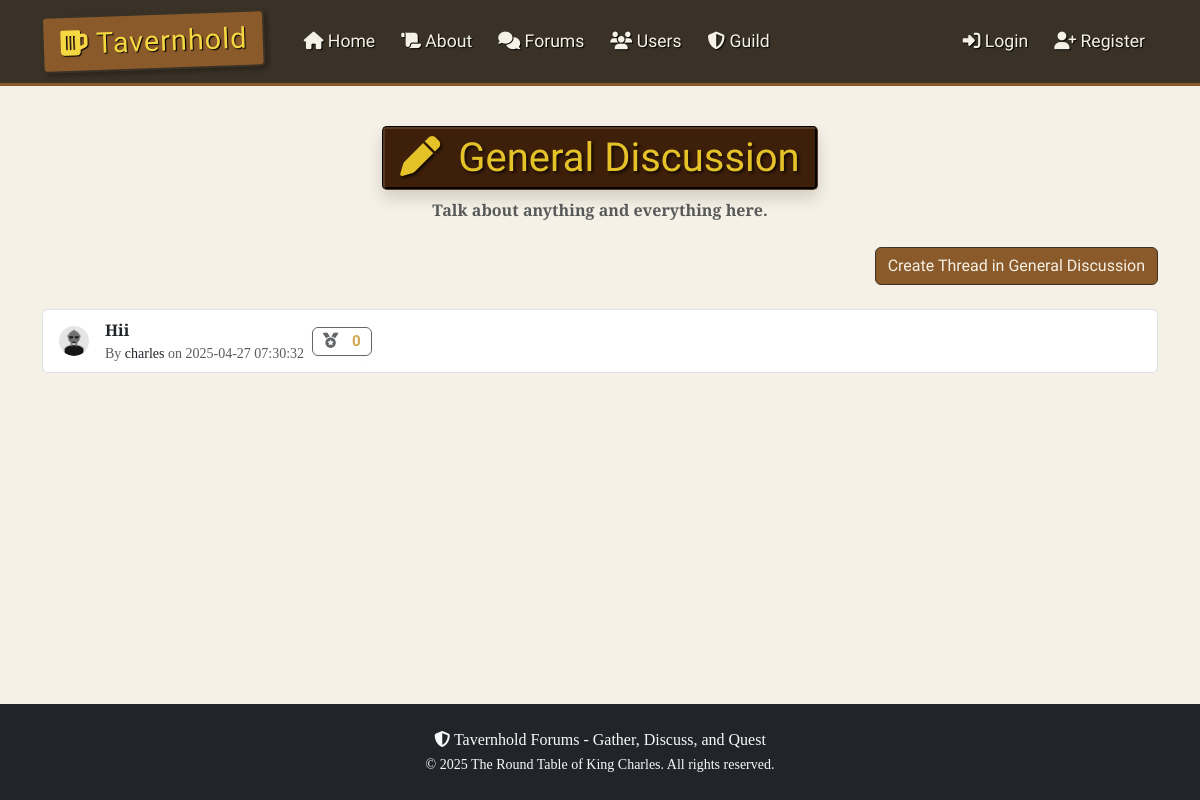
Page /forums/General Discussion on the committed database.
### thforums/models.py (models this page shows, shortened)
class Thread(db.Model):
    id = db.Column(db.Integer, primary_key=True)  # unique id for each thread
    title = db.Column(db.String(100), nullable=False)  # thread title
    date_posted = db.Column(db.DateTime, nullable=False, default=datetime.utcnow)  # timestamp of thread creation
    content = db.Column(db.Text, nullable=False)  # thread content
    user_id = db.Column(db.Integer, db.ForeignKey("user.id"), nullable=False)  # foreign key linking to the user who created the thread
    category = db.Column(db.String(50), nullable=False)  # category of the thread
    replies = db.relationship("Reply", backref="thread", lazy=True)  # relationship to replies in the thread
    edited = db.Column(db.Boolean, default=False)  # flag to indicate if the thread was edited
    last_edited = db.Column(db.DateTime)  # timestamp of the last edit
    commends = db.relationship("Commend", backref="thread", lazy=True, primaryjoin="Thread.id==Commend.thread_id")
    def commend_count(self):
        return len([c for c in self.commends if c.thread_id == self.id])

class User(db.Model, UserMixin):
    id = db.Column(db.Integer, primary_key=True)  # unique id for each user
    username = db.Column(db.String(20), unique=True, nullable=False)  # username must be unique
    email = db.Column(db.String(120), unique=True, nullable=False)  # email must be unique
    image_file = db.Column(db.String(20), nullable=False, default="default.png")  # profile picture
    password = db.Column(db.String(60), nullable=False)  # hashed password
    gender = db.Column(db.String(10), nullable=True)  # gender field
    birthdate = db.Column(db.Date, nullable=True)  # birthdate field
    bio = db.Column(db.Text, nullable=True)  # bio field
    threads = db.relationship("Thread", backref="author", lazy=True)  # relationship to threads created by the user
    replies = db.relationship("Reply", backref="author", lazy=True)  # relationship to replies made by the user
    exp = db.Column(db.Integer, nullable=False, default=0)  # exp for user, default 0
    level = db.Column(db.Integer, nullable=False, default=1)  # user level, default 1
    commends_received = db.relationship("Commend", backref="user_target", lazy=True, primaryjoin="User.id==Commend.user_id_target")

### thforums/routes.py (the view)
@app.route("/forums/<string:category>", methods=["GET"])
def category_threads(category):
    page = request.args.get("page", 1, type=int)  # get the current page number
    category_descriptions = {
        "General Discussion": "Talk about anything and everything here.",
        "Looking for Adventurers": "Find allies for your next quest.",
        "Commissions and Quest": "Post or find commissions and quests."
    }
    description = category_descriptions.get(category, "No description available for this category.")
    threads = Thread.query.filter_by(category=category).order_by(Thread.date_posted.desc()).paginate(page=page, per_page=10)
    return render_template("category.html", title=category, category=category, description=description, threads=threads)

### thforums/routes.py (called while the page is built)
@app.context_processor
def inject_random_users():
    random_users = sample(User.query.all(), min(3, User.query.count())) if User.query.count() > 0 else []
    sidebar_exp = None
    sidebar_level = None
    sidebar_exp_required = None
    if current_user.is_authenticated:
        sidebar_exp = current_user.exp
        sidebar_level = current_user.level
        sidebar_exp_required = current_user.required_exp_for_next_level()
    return {
        'random_users': random_users,
        'sidebar_exp': sidebar_exp,
        'sidebar_level': sidebar_level,
        'sidebar_exp_required': sidebar_exp_required
    }

### thforums/templates/category.html (shortened to what this page needs)
{% extends 'layout.html' %}
{% block content %}
<div class="text-center mb-4">
    <h1 class="tavern-sign-straight d-inline-block shadow">
		<i class="fas fa-pen me-2"></i> {{ category }}
    </h1>
    <p class="text-muted"><b>{{ description }}</b></p>
</div>
<div class="text-end mb-4">
    <a href="{{ url_for('new_thread', category=category) }}" class="btn btn-medieval">Create Thread in {{ category }}</a>
</div>
<ul class="list-group">
    {% if threads.items %}
        {% for thread in threads.items %}
            <li class="list-group-item thread-list-item">
                <div class="d-flex align-items-center">
                    <img src="{{ url_for('static', filename='profile_pics/' + thread.author.image_file) }}"
                         alt="Profile Picture"
                         class="thread-pic me-3">
                    <div class="flex-grow-1">
                        <a href="{{ url_for('view_thread', thread_id=thread.id) }}"
                           class="text-decoration-none fw-bold text-dark">
                            {{ thread.title }}
                        </a>
                        <div class="text-muted small">
                            By <a href="{{ url_for('user_profile', username=thread.author.username) }}"
                                 class="text-decoration-none text-dark">
                                {{ thread.author.username }}
                            </a>
                            on {{ thread.date_posted.strftime('%Y-%m-%d %H:%M:%S') }}
                        </div>
                    </div>
                    <button
                        class="btn btn-commend-thread ms-2 {% if current_user.is_authenticated and thread.is_commended_by(current_user) %}commended{% endif %}"
                        data-thread-id="{{ thread.id }}"
                        style="font-size:0.95em; padding:2px 10px;"
                        {% if not current_user.is_authenticated %}disabled title="Log in to commend"{% endif %}>
                        <i class="fas fa-medal"></i>
                        <span class="commend-count">{{ thread.commend_count() }}</span>
                    </button>
                </div>
            </li>
        {% endfor %}
    {% else %}
        <p class="text-center text-muted">No threads available in this category.</p>
    {% endif %}
</ul>
{% endblock %}

### thforums/static/css/styles.css (style rules this page uses)
:root { --background-color: #f5f1e6; --background-image: url('https://i.pinimg.com/736x/b9/69/e1/b969e18f60defad33dd623985b8af591.jpg'); --background-repeat: no-repeat; --background-size: 100% 100%; --background-attachment: fixed; --font-family: 'Cinzel', serif; --text-color: #3a3226; --navbar-bg-color: #3a3226; --navbar-border-color: #8b5a2b; --navbar-text-color: #f5f1e6; --btn-bg-color: #8b5a2b; --btn-hover-bg-color: #6d4a2b; --btn-text-color: #f5f1e6; --card-bg-color: #f9f7f0; --card-border-color: #8b5a2b; --alert-bg-color: #f5e7c6; --alert-border-color: #d4b97a; --alert-text-color: #5c3a21; }
html { height: 100%; }
body { background-color: var(--background-color); background-image: var(--background-image); background-repeat: no-repeat; background-size:cover; background-attachment: fixed; font-family: var(--font-family); color: var(--text-color); display: flex; flex-direction: column; min-height: 100%; }
.tavern-sign-straight { display: inline-block; background-color: #3d1f0a; color: #e6c229; padding: 5px 15px; border-radius: 5px; border: 3px groove #5a3a22; box-shadow: 4px 4px 6px rgba(0, 0, 0, 0.3); font-family: 'MedievalSharp', cursive; text-align: center; text-shadow: 2px 2px 3px rgba(0, 0, 0, 0.7); }
.btn-medieval { background-color: var(--btn-bg-color); color: var(--btn-text-color); border: 1px solid var(--navbar-bg-color); font-family: 'MedievalSharp', cursive; }
.thread-list-item { transition: all 0.3s ease; }
.thread-pic { transition: all 0.3s ease; }
.btn-commend-thread, .btn-commend-reply { background-color: #e6d8a8; color: #8b5a2b; border: 1.5px solid #d4af37; font-family: 'MedievalSharp', cursive; transition: box-shadow 0.2s, background 0.2s, color 0.2s; box-shadow: 0 2px 6px rgba(212,175,55,0.08); }
.btn-commend-thread .fa-medal, .btn-commend-reply .fa-medal { margin-right: 4px; transition: color 0.2s, text-shadow 0.2s; }
.btn-commend-thread:disabled, .btn-commend-reply:disabled { opacity: 0.7; cursor: not-allowed; }
.btn-commend-thread .commend-count, .btn-commend-reply .commend-count { margin-left: 6px; font-weight: bold; color: #b8860b; }
.thread-pic { width: 30px; height: 30px; border-radius: 50%; margin-right: 10px; }
.thread-list-item { display: flex; align-items: center; margin-bottom: 10px; }

### rows in the picture
Thread: category "General Discussion", image_file (placeholder picture), title "Hii", author.username "charles", date_posted "2025-04-27 07:30:32", commend_count "0"

### other values in the picture
{{ description }} "Talk about anything and everything here."
